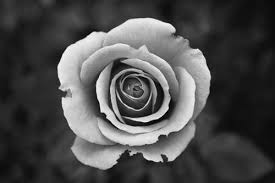
#> input picture Languages/Python/image compression/image.jpeg, 275 x 183 px, given in place of image.jpg, which was not available
$ python art_sketcher.py
#> lines starting #> are read from the running program, lines starting #| are printed output that depends on the picture; pictures that were not available may be replaced by others from this repository, and a replacement may not be noted
import cv2
import numpy as np
import matplotlib.pyplot as plt

# Load the image
image = cv2.imread('image.jpg')
#> image is the input picture: shape (183, 275, 3); min 0, max 255, mean 76.5

# Convert the image to grayscale
grey_img = cv2.cvtColor(image, cv2.COLOR_BGR2GRAY)

# Invert the grayscale image
invert = cv2.bitwise_not(grey_img)
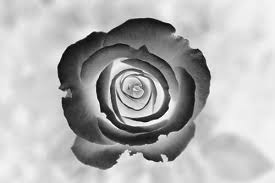
#> invert: shape (183, 275); min 0, max 255, mean 178.5

# Apply a Gaussian blur to the inverted image
blur = cv2.GaussianBlur(invert, (21, 21), 0)
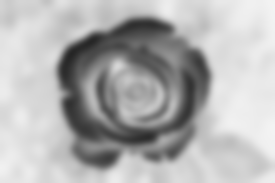
#> blur: shape (183, 275); min 37, max 243, mean 178.5

# Invert the blurred image again
invertedblur = cv2.bitwise_not(blur)
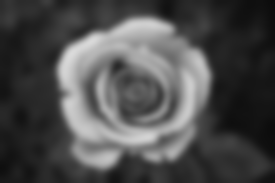
#> invertedblur: shape (183, 275); min 12, max 218, mean 76.5

# Divide the grayscale image by the inverted blurred image to get the sketch
sketch = cv2.divide(grey_img, invertedblur, scale=256.0)
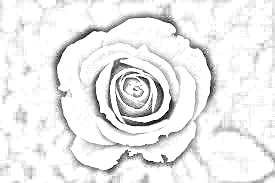
#> sketch: shape (183, 275); min 0, max 255, mean 236

# Display and save the final sketch image
cv2.imshow('Sketch image', sketch)
cv2.imwrite("sketch.jpeg", sketch)
cv2.waitKey(0)
